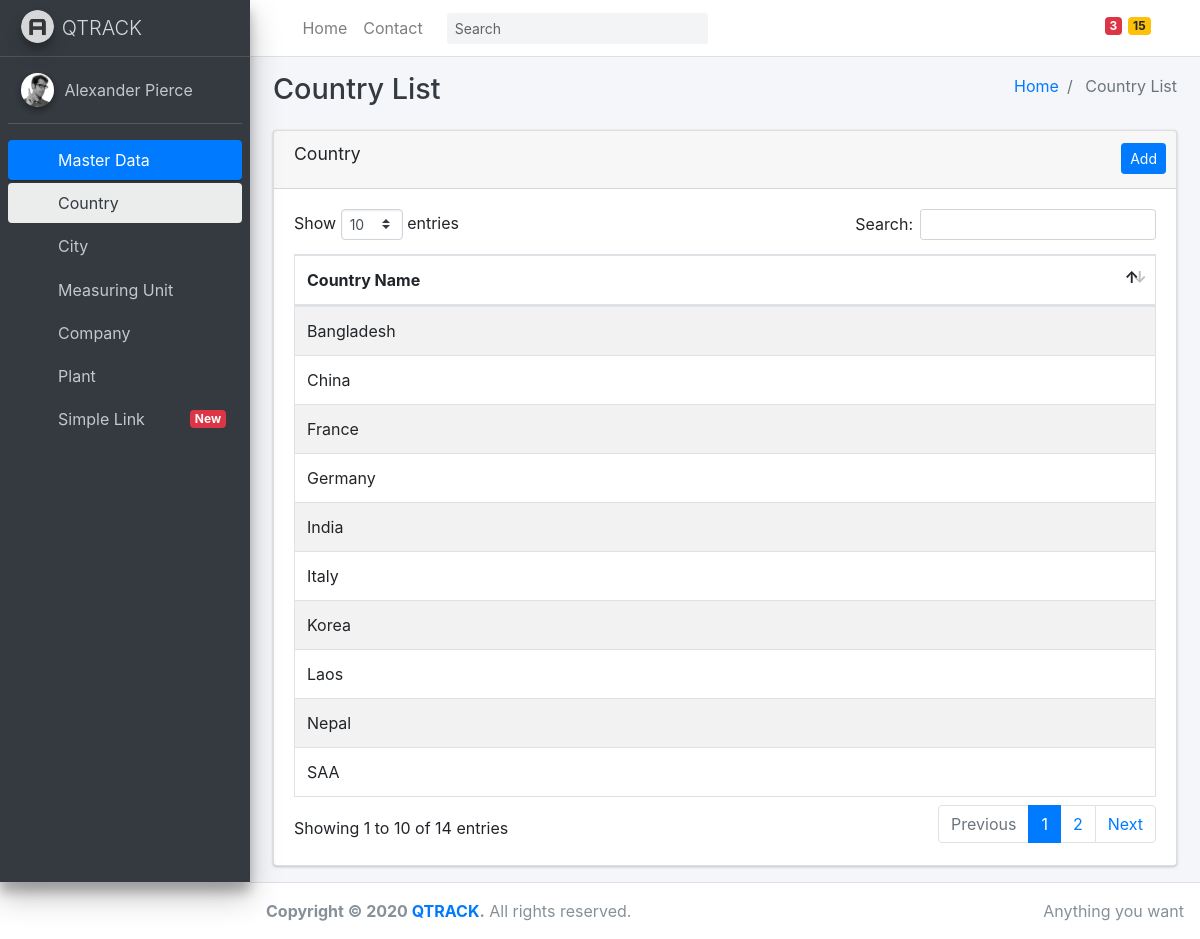
The app's page /master_data/master_data/country with its own data.
### master_data/models.py (models this page shows, shortened)
class Country(models.Model):
    country_name = models.CharField(max_length=100, unique=True)

### master_data/views.py (the view)
# urls.py: path('master_data/country', country, name='country'),
def country(request):
    country = Country.objects.all()
    context = {'country': country,
               }
    return render(request, 'master_data/country/country_list.html', context)

### master_data/templates/master_data/country/country_list.html (shortened to what this page needs)
{% extends 'index.html' %}
        {% load static %}
    {% block navbar %}
     {% include 'navbar.html' %}
    {% endblock %}
    {% block sidebar %}
     {% include 'sidebar.html' %}
    {% endblock %}
         {% block content_header_title %}
            Country List
         {% endblock %}
         {% block content_header_breadcrumb %}
             Country List
         {% endblock %}
  {% block content %}
    <section class="content">
      <div class="container-fluid">
        <div class="row">
          <div class="col-12">
            <div class="card">
              <div class="card-header">
                <h3 class="card-title">Country</h3>
                 <div class="card-tools center"><a href="{% url 'country_add' %}" class="btn btn-primary btn-sm" >Add</a></div>
              </div>
              <div class="card-body">
                <table id="example1" class="table table-bordered table-striped">
                  <thead>
                  <tr>
                    <th>Country Name</th>
                  </tr>
                  </thead>
                  <tbody>
                  {% for c in country%}
                  <tr>
                    <td>{{c.country_name}}</td>
                  </tr>
                  {% endfor%}
                  </tbody>
                </table>
              </div>
            </div>
          </div>
        </div>
      </div>
    </section>
  </div>
{% endblock %}
  {% block footer %}
            {% include 'footer.html' %}
        {% endblock %}

### master_data/templates/index.html (shortened to what this page needs)
{% load static %}
<!DOCTYPE html>
<html lang="en">
<head>
  <link rel="stylesheet" href="{% static 'plugins/fontawesome-free/css/all.min.css' %}">
  <link rel="stylesheet" href="{% static 'dist/css/adminlte.min.css'%}">
<link rel="stylesheet" href="https://maxcdn.bootstrapcdn.com/bootstrap/4.3.1/css/bootstrap.min.css">
  <link rel="stylesheet" href="https://code.ionicframework.com/ionicons/2.0.1/css/ionicons.min.css">
  <link rel="stylesheet" href="{% static 'plugins/datatables-bs4/css/dataTables.bootstrap4.min.css'%}">
  <link rel="stylesheet" href="{% static 'plugins/datatables-responsive/css/responsive.bootstrap4.min.css'%}">
</head>
<body class="hold-transition sidebar-mini">
<div class="wrapper">
   {% block navbar %}
   {% endblock %}
   {% block sidebar %}
   {% endblock %}
  <div class="content-wrapper">
     <div class="content-header">
      <div class="container-fluid">
        <div class="row mb-2">
          <div class="col-sm-6">
            <h1 class="m-0 text-dark">{% block content_header_title %}{% endblock %}</h1>
          </div>
          <div class="col-sm-6">
            <ol class="breadcrumb float-sm-right">
              <li class="breadcrumb-item"><a href="{% url 'index' %}">Home</a></li>
              <li class="breadcrumb-item active">{% block content_header_breadcrumb %}{% endblock %}</li>
            </ol>
          </div>
        </div>
      </div>
    </div>
       {% block content %}{% endblock %}
  </div>
    {% block footer %}
   {% endblock %}
</body>
</html>

### master_data/templates/navbar.html (shortened to what this page needs)
 {% load static %}
 <nav class="main-header navbar navbar-expand navbar-white navbar-light">
    <ul class="navbar-nav">
      <li class="nav-item">
        <a class="nav-link" data-widget="pushmenu" href="#" role="button"><i class="fas fa-bars"></i></a>
      </li>
      <li class="nav-item d-none d-sm-inline-block">
        <a href="{% url 'index' %}" class="nav-link">Home</a>
      </li>
      <li class="nav-item d-none d-sm-inline-block">
        <a href="#" class="nav-link">Contact</a>
      </li>
    </ul>
    <form class="form-inline ml-3">
      <div class="input-group input-group-sm">
        <input class="form-control form-control-navbar" type="search" placeholder="Search" aria-label="Search">
        <div class="input-group-append">
          <button class="btn btn-navbar" type="submit">
            <i class="fas fa-search"></i>
          </button>
        </div>
      </div>
    </form>
    <ul class="navbar-nav ml-auto">
      <li class="nav-item dropdown">
        <a class="nav-link" data-toggle="dropdown" href="#">
          <span class="badge badge-danger navbar-badge">3</span>
        </a>
      </li>
      <li class="nav-item dropdown">
        <a class="nav-link" data-toggle="dropdown" href="#">
          <span class="badge badge-warning navbar-badge">15</span>
        </a>
      </li>
      <li class="nav-item">
        <a class="nav-link" data-widget="control-sidebar" data-slide="true" href="#" role="button"><i
            class="fas fa-th-large"></i></a>
      </li>
    </ul>
  </nav>

### master_data/templates/sidebar.html
 {% load static %}
 <aside class="main-sidebar sidebar-dark-primary elevation-4">
    <a href="{% url 'index'%}" class="brand-link">
      <img src="{% static 'dist/img/AdminLTELogo.png'%}" alt="AdminLTE Logo" class="brand-image img-circle elevation-3"
           style="opacity: .8">
      <span class="brand-text font-weight-light">QTRACK</span>
    </a>
    <div class="sidebar">
      <div class="user-panel mt-3 pb-3 mb-3 d-flex">
        <div class="image">
          <img src="{% static 'dist/img/user2-160x160.jpg'%}" class="img-circle elevation-2" alt="User Image">
        </div>
        <div class="info">
          <a href="#" class="d-block">Alexander Pierce</a>
        </div>
      </div>
      <nav class="mt-2">
        <ul class="nav nav-pills nav-sidebar flex-column" data-widget="treeview" role="menu" data-accordion="false">
          <li class="nav-item has-treeview menu-open">
            <a href="#" class="nav-link active">
              <i class="nav-icon fas fa-tachometer-alt"></i>
              <p>
                Master Data
                <i class="right fas fa-angle-left"></i>
              </p>
            </a>
            <ul class="nav nav-treeview">
              <li class="nav-item">
                <a href="{% url 'country' %}" class="nav-link active">
                  <i class="far fa-circle nav-icon"></i>
                  <p>Country</p>
                </a>
              </li>
              <li class="nav-item">
                <a href="{% url 'city' %}" class="nav-link">
                  <i class="far fa-circle nav-icon"></i>
                  <p>City</p>
                </a>
              </li>
                <li class="nav-item">
                <a href="{% url 'measuring_unit' %}" class="nav-link">
                  <i class="far fa-circle nav-icon"></i>
                  <p>Measuring Unit</p>
                </a>
              </li>
                <li class="nav-item">
                <a href="{% url 'company' %}" class="nav-link">
                  <i class="far fa-circle nav-icon"></i>
                  <p>Company</p>
                </a>
              </li>
                <li class="nav-item">
                <a href="{% url 'plant' %}" class="nav-link">
                  <i class="far fa-circle nav-icon"></i>
                  <p>Plant</p>
                </a>
              </li>
            </ul>
          </li>
          <li class="nav-item">
            <a href="#" class="nav-link">
              <i class="nav-icon fas fa-th"></i>
              <p>
                Simple Link
                <span class="right badge badge-danger">New</span>
              </p>
            </a>
          </li>
        </ul>
      </nav>
    </div>
  </aside>

### master_data/templates/footer.html
{% load static %}
<footer class="main-footer">
    <div class="float-right d-none d-sm-inline">
      Anything you want
    </div>
    <strong>Copyright &copy; 2020 <a href="#">QTRACK</a>.</strong> All rights reserved.
  </footer>

### records on screen
Country: country_name "Bangladesh"
Country: country_name "Germany"
Country: country_name "India"
Country: country_name "China"
Country: country_name "Italy"
Country: country_name "Korea"
Country: country_name "France"
Country: country_name "SAA"
Country: country_name "Nepal"
Country: country_name "Laos"
